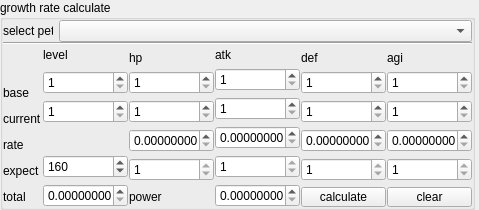
<?xml version="1.0" encoding="UTF-8"?>
<ui version="4.0">
 <class>PetInfoFormClass</class>
 <widget class="QWidget" name="PetInfoFormClass">
  <property name="geometry">
   <rect>
    <x>0</x>
    <y>0</y>
    <width>479</width>
    <height>199</height>
   </rect>
  </property>
  <property name="windowTitle">
   <string>PetInfoForm</string>
  </property>
  <layout class="QGridLayout" name="gridLayout">
   <property name="leftMargin">
    <number>0</number>
   </property>
   <property name="topMargin">
    <number>0</number>
   </property>
   <property name="rightMargin">
    <number>0</number>
   </property>
   <property name="bottomMargin">
    <number>0</number>
   </property>
   <property name="spacing">
    <number>0</number>
   </property>
   <item row="0" column="0">
    <widget class="QGroupBox" name="groupBox">
     <property name="title">
      <string>growth rate calculate</string>
     </property>
     <layout class="QVBoxLayout" name="verticalLayout_7">
      <property name="spacing">
       <number>0</number>
      </property>
      <property name="leftMargin">
       <number>0</number>
      </property>
      <property name="topMargin">
       <number>0</number>
      </property>
      <property name="rightMargin">
       <number>0</number>
      </property>
      <property name="bottomMargin">
       <number>0</number>
      </property>
      <item>
       <layout class="QHBoxLayout" name="horizontalLayout_7">
        <item>
         <widget class="QLabel" name="label">
          <property name="maximumSize">
           <size>
            <width>50</width>
            <height>16777215</height>
           </size>
          </property>
          <property name="text">
           <string>select pet</string>
          </property>
         </widget>
        </item>
        <item>
         <widget class="ComboBox" name="comboBox"/>
        </item>
       </layout>
      </item>
      <item>
       <widget class="Line" name="line">
        <property name="orientation">
         <enum>Qt::Horizontal</enum>
        </property>
       </widget>
      </item>
      <item>
       <layout class="QHBoxLayout" name="horizontalLayout">
        <property name="spacing">
         <number>1</number>
        </property>
        <item>
         <layout class="QVBoxLayout" name="verticalLayout_6">
          <item>
           <spacer name="verticalSpacer_2">
            <property name="orientation">
             <enum>Qt::Vertical</enum>
            </property>
            <property name="sizeHint" stdset="0">
             <size>
              <width>20</width>
              <height>40</height>
             </size>
            </property>
           </spacer>
          </item>
          <item>
           <widget class="QLabel" name="label_7">
            <property name="minimumSize">
             <size>
              <width>0</width>
              <height>20</height>
             </size>
            </property>
            <property name="text">
             <string>base</string>
            </property>
           </widget>
          </item>
          <item>
           <widget class="QLabel" name="label_8">
            <property name="minimumSize">
             <size>
              <width>0</width>
              <height>20</height>
             </size>
            </property>
            <property name="text">
             <string>current</string>
            </property>
           </widget>
          </item>
          <item>
           <widget class="QLabel" name="label_9">
            <property name="minimumSize">
             <size>
              <width>0</width>
              <height>20</height>
             </size>
            </property>
            <property name="text">
             <string>rate</string>
            </property>
           </widget>
          </item>
          <item>
           <widget class="QLabel" name="label_10">
            <property name="minimumSize">
             <size>
              <width>0</width>
              <height>20</height>
             </size>
            </property>
            <property name="text">
             <string>expect</string>
            </property>
           </widget>
          </item>
          <item>
           <widget class="QLabel" name="label_11">
            <property name="minimumSize">
             <size>
              <width>0</width>
              <height>20</height>
             </size>
            </property>
            <property name="text">
             <string>total</string>
            </property>
           </widget>
          </item>
         </layout>
        </item>
        <item>
         <layout class="QVBoxLayout" name="verticalLayout_5">
          <item>
           <spacer name="verticalSpacer_3">
            <property name="orientation">
             <enum>Qt::Vertical</enum>
            </property>
            <property name="sizeHint" stdset="0">
             <size>
              <width>20</width>
              <height>40</height>
             </size>
            </property>
           </spacer>
          </item>
          <item>
           <widget class="QLabel" name="label_2">
            <property name="minimumSize">
             <size>
              <width>45</width>
              <height>20</height>
             </size>
            </property>
            <property name="text">
             <string>level</string>
            </property>
           </widget>
          </item>
          <item>
           <widget class="QSpinBox" name="spinBox_base_level">
            <property name="minimumSize">
             <size>
              <width>85</width>
              <height>0</height>
             </size>
            </property>
            <property name="maximumSize">
             <size>
              <width>85</width>
              <height>16777215</height>
             </size>
            </property>
            <property name="minimum">
             <number>1</number>
            </property>
            <property name="maximum">
             <number>255</number>
            </property>
           </widget>
          </item>
          <item>
           <widget class="QSpinBox" name="spinBox_current_level">
            <property name="minimumSize">
             <size>
              <width>85</width>
              <height>0</height>
             </size>
            </property>
            <property name="maximumSize">
             <size>
              <width>85</width>
              <height>16777215</height>
             </size>
            </property>
            <property name="minimum">
             <number>1</number>
            </property>
            <property name="maximum">
             <number>255</number>
            </property>
           </widget>
          </item>
          <item>
           <widget class="QLabel" name="label_12">
            <property name="minimumSize">
             <size>
              <width>85</width>
              <height>20</height>
             </size>
            </property>
            <property name="maximumSize">
             <size>
              <width>85</width>
              <height>16777215</height>
             </size>
            </property>
            <property name="text">
             <string/>
            </property>
           </widget>
          </item>
          <item>
           <widget class="QSpinBox" name="spinBox_expect_level">
            <property name="minimumSize">
             <size>
              <width>85</width>
              <height>0</height>
             </size>
            </property>
            <property name="maximumSize">
             <size>
              <width>85</width>
              <height>16777215</height>
             </size>
            </property>
            <property name="readOnly">
             <bool>false</bool>
            </property>
            <property name="minimum">
             <number>1</number>
            </property>
            <property name="maximum">
             <number>255</number>
            </property>
            <property name="value">
             <number>160</number>
            </property>
           </widget>
          </item>
          <item>
           <widget class="QDoubleSpinBox" name="doubleSpinBox">
            <property name="minimumSize">
             <size>
              <width>85</width>
              <height>0</height>
             </size>
            </property>
            <property name="maximumSize">
             <size>
              <width>85</width>
              <height>16777215</height>
             </size>
            </property>
            <property name="decimals">
             <number>8</number>
            </property>
           </widget>
          </item>
         </layout>
        </item>
        <item>
         <layout class="QVBoxLayout" name="verticalLayout_4">
          <item>
           <spacer name="verticalSpacer_4">
            <property name="orientation">
             <enum>Qt::Vertical</enum>
            </property>
            <property name="sizeHint" stdset="0">
             <size>
              <width>20</width>
              <height>40</height>
             </size>
            </property>
           </spacer>
          </item>
          <item>
           <widget class="QLabel" name="label_3">
            <property name="minimumSize">
             <size>
              <width>45</width>
              <height>0</height>
             </size>
            </property>
            <property name="text">
             <string>hp</string>
            </property>
           </widget>
          </item>
          <item>
           <widget class="QSpinBox" name="spinBox_base_hp">
            <property name="minimumSize">
             <size>
              <width>85</width>
              <height>0</height>
             </size>
            </property>
            <property name="maximumSize">
             <size>
              <width>85</width>
              <height>16777215</height>
             </size>
            </property>
            <property name="minimum">
             <number>1</number>
            </property>
            <property name="maximum">
             <number>9999</number>
            </property>
           </widget>
          </item>
          <item>
           <widget class="QSpinBox" name="spinBox_current_hp">
            <property name="minimumSize">
             <size>
              <width>85</width>
              <height>0</height>
             </size>
            </property>
            <property name="maximumSize">
             <size>
              <width>85</width>
              <height>16777215</height>
             </size>
            </property>
            <property name="minimum">
             <number>1</number>
            </property>
            <property name="maximum">
             <number>9999</number>
            </property>
           </widget>
          </item>
          <item>
           <widget class="QDoubleSpinBox" name="doubleSpinBox_hp">
            <property name="minimumSize">
             <size>
              <width>85</width>
              <height>0</height>
             </size>
            </property>
            <property name="maximumSize">
             <size>
              <width>85</width>
              <height>16777215</height>
             </size>
            </property>
            <property name="decimals">
             <number>8</number>
            </property>
           </widget>
          </item>
          <item>
           <widget class="QSpinBox" name="spinBox_expect_hp">
            <property name="minimumSize">
             <size>
              <width>85</width>
              <height>0</height>
             </size>
            </property>
            <property name="maximumSize">
             <size>
              <width>85</width>
              <height>16777215</height>
             </size>
            </property>
            <property name="readOnly">
             <bool>true</bool>
            </property>
            <property name="minimum">
             <number>1</number>
            </property>
            <property name="maximum">
             <number>9999</number>
            </property>
           </widget>
          </item>
          <item>
           <widget class="QLabel" name="label_13">
            <property name="minimumSize">
             <size>
              <width>85</width>
              <height>20</height>
             </size>
            </property>
            <property name="maximumSize">
             <size>
              <width>85</width>
              <height>16777215</height>
             </size>
            </property>
            <property name="text">
             <string>power</string>
            </property>
           </widget>
          </item>
         </layout>
        </item>
        <item>
         <layout class="QVBoxLayout" name="verticalLayout_3">
          <item>
           <spacer name="verticalSpacer_5">
            <property name="orientation">
             <enum>Qt::Vertical</enum>
            </property>
            <property name="sizeHint" stdset="0">
             <size>
              <width>20</width>
              <height>40</height>
             </size>
            </property>
           </spacer>
          </item>
          <item>
           <widget class="QLabel" name="label_4">
            <property name="minimumSize">
             <size>
              <width>45</width>
              <height>0</height>
             </size>
            </property>
            <property name="text">
             <string>atk</string>
            </property>
           </widget>
          </item>
          <item>
           <widget class="QSpinBox" name="spinBox_base_atk">
            <property name="minimumSize">
             <size>
              <width>85</width>
              <height>0</height>
             </size>
            </property>
            <property name="maximumSize">
             <size>
              <width>85</width>
              <height>16777215</height>
             </size>
            </property>
            <property name="minimum">
             <number>1</number>
            </property>
            <property name="maximum">
             <number>9999</number>
            </property>
           </widget>
          </item>
          <item>
           <widget class="QSpinBox" name="spinBox_current_atk">
            <property name="minimumSize">
             <size>
              <width>85</width>
              <height>0</height>
             </size>
            </property>
            <property name="maximumSize">
             <size>
              <width>85</width>
              <height>16777215</height>
             </size>
            </property>
            <property name="minimum">
             <number>1</number>
            </property>
            <property name="maximum">
             <number>9999</number>
            </property>
           </widget>
          </item>
          <item>
           <widget class="QDoubleSpinBox" name="doubleSpinBox_atk">
            <property name="minimumSize">
             <size>
              <width>85</width>
              <height>0</height>
             </size>
            </property>
            <property name="maximumSize">
             <size>
              <width>85</width>
              <height>16777215</height>
             </size>
            </property>
            <property name="decimals">
             <number>8</number>
            </property>
           </widget>
          </item>
          <item>
           <widget class="QSpinBox" name="spinBox_expect_atk">
            <property name="minimumSize">
             <size>
              <width>85</width>
              <height>0</height>
             </size>
            </property>
            <property name="maximumSize">
             <size>
              <width>85</width>
              <height>16777215</height>
             </size>
            </property>
            <property name="readOnly">
             <bool>true</bool>
            </property>
            <property name="minimum">
             <number>1</number>
            </property>
            <property name="maximum">
             <number>9999</number>
            </property>
           </widget>
          </item>
          <item>
           <widget class="QDoubleSpinBox" name="doubleSpinBox_power">
            <property name="minimumSize">
             <size>
              <width>85</width>
              <height>0</height>
             </size>
            </property>
            <property name="maximumSize">
             <size>
              <width>85</width>
              <height>16777215</height>
             </size>
            </property>
            <property name="decimals">
             <number>8</number>
            </property>
            <property name="maximum">
             <double>100000.990000000005239</double>
            </property>
           </widget>
          </item>
         </layout>
        </item>
        <item>
         <layout class="QVBoxLayout" name="verticalLayout_2">
          <item>
           <spacer name="verticalSpacer_6">
            <property name="orientation">
             <enum>Qt::Vertical</enum>
            </property>
            <property name="sizeHint" stdset="0">
             <size>
              <width>20</width>
              <height>40</height>
             </size>
            </property>
           </spacer>
          </item>
          <item>
           <widget class="QLabel" name="label_5">
            <property name="minimumSize">
             <size>
              <width>45</width>
              <height>0</height>
             </size>
            </property>
            <property name="text">
             <string>def</string>
            </property>
           </widget>
          </item>
          <item>
           <widget class="QSpinBox" name="spinBox_base_def">
            <property name="minimumSize">
             <size>
              <width>85</width>
              <height>0</height>
             </size>
            </property>
            <property name="maximumSize">
             <size>
              <width>85</width>
              <height>16777215</height>
             </size>
            </property>
            <property name="minimum">
             <number>1</number>
            </property>
            <property name="maximum">
             <number>9999</number>
            </property>
           </widget>
          </item>
          <item>
           <widget class="QSpinBox" name="spinBox_current_def">
            <property name="minimumSize">
             <size>
              <width>85</width>
              <height>0</height>
             </size>
            </property>
            <property name="maximumSize">
             <size>
              <width>85</width>
              <height>16777215</height>
             </size>
            </property>
            <property name="minimum">
             <number>1</number>
            </property>
            <property name="maximum">
             <number>9999</number>
            </property>
           </widget>
          </item>
          <item>
           <widget class="QDoubleSpinBox" name="doubleSpinBox_def">
            <property name="minimumSize">
             <size>
              <width>85</width>
              <height>0</height>
             </size>
            </property>
            <property name="maximumSize">
             <size>
              <width>85</width>
              <height>16777215</height>
             </size>
            </property>
            <property name="decimals">
             <number>8</number>
            </property>
           </widget>
          </item>
          <item>
           <widget class="QSpinBox" name="spinBox_expect_def">
            <property name="minimumSize">
             <size>
              <width>85</width>
              <height>0</height>
             </size>
            </property>
            <property name="maximumSize">
             <size>
              <width>85</width>
              <height>16777215</height>
             </size>
            </property>
            <property name="readOnly">
             <bool>true</bool>
            </property>
            <property name="minimum">
             <number>1</number>
            </property>
            <property name="maximum">
             <number>9999</number>
            </property>
           </widget>
          </item>
          <item>
           <widget class="PushButton" name="pushButton_calc">
            <property name="minimumSize">
             <size>
              <width>85</width>
              <height>0</height>
             </size>
            </property>
            <property name="maximumSize">
             <size>
              <width>85</width>
              <height>20</height>
             </size>
            </property>
            <property name="text">
             <string>calculate</string>
            </property>
           </widget>
          </item>
         </layout>
        </item>
        <item>
         <layout class="QVBoxLayout" name="verticalLayout">
          <item>
           <spacer name="verticalSpacer_7">
            <property name="orientation">
             <enum>Qt::Vertical</enum>
            </property>
            <property name="sizeHint" stdset="0">
             <size>
              <width>20</width>
              <height>40</height>
             </size>
            </property>
           </spacer>
          </item>
          <item>
           <widget class="QLabel" name="label_6">
            <property name="minimumSize">
             <size>
              <width>45</width>
              <height>0</height>
             </size>
            </property>
            <property name="text">
             <string>agi</string>
            </property>
           </widget>
          </item>
          <item>
           <widget class="QSpinBox" name="spinBox_base_agi">
            <property name="minimumSize">
             <size>
              <width>85</width>
              <height>0</height>
             </size>
            </property>
            <property name="maximumSize">
             <size>
              <width>85</width>
              <height>16777215</height>
             </size>
            </property>
            <property name="minimum">
             <number>1</number>
            </property>
            <property name="maximum">
             <number>9999</number>
            </property>
           </widget>
          </item>
          <item>
           <widget class="QSpinBox" name="spinBox_current_agi">
            <property name="minimumSize">
             <size>
              <width>85</width>
              <height>0</height>
             </size>
            </property>
            <property name="maximumSize">
             <size>
              <width>85</width>
              <height>16777215</height>
             </size>
            </property>
            <property name="minimum">
             <number>1</number>
            </property>
            <property name="maximum">
             <number>9999</number>
            </property>
           </widget>
          </item>
          <item>
           <widget class="QDoubleSpinBox" name="doubleSpinBox_agi">
            <property name="minimumSize">
             <size>
              <width>85</width>
              <height>0</height>
             </size>
            </property>
            <property name="maximumSize">
             <size>
              <width>85</width>
              <height>16777215</height>
             </size>
            </property>
            <property name="decimals">
             <number>8</number>
            </property>
           </widget>
          </item>
          <item>
           <widget class="QSpinBox" name="spinBox_expect_agi">
            <property name="minimumSize">
             <size>
              <width>85</width>
              <height>0</height>
             </size>
            </property>
            <property name="maximumSize">
             <size>
              <width>85</width>
              <height>16777215</height>
             </size>
            </property>
            <property name="readOnly">
             <bool>true</bool>
            </property>
            <property name="minimum">
             <number>1</number>
            </property>
            <property name="maximum">
             <number>9999</number>
            </property>
           </widget>
          </item>
          <item>
           <widget class="PushButton" name="pushButton_clear">
            <property name="minimumSize">
             <size>
              <width>85</width>
              <height>0</height>
             </size>
            </property>
            <property name="maximumSize">
             <size>
              <width>85</width>
              <height>20</height>
             </size>
            </property>
            <property name="text">
             <string>clear</string>
            </property>
           </widget>
          </item>
         </layout>
        </item>
       </layout>
      </item>
     </layout>
    </widget>
   </item>
   <item row="0" column="1">
    <spacer name="horizontalSpacer">
     <property name="orientation">
      <enum>Qt::Horizontal</enum>
     </property>
     <property name="sizeHint" stdset="0">
      <size>
       <width>226</width>
       <height>20</height>
      </size>
     </property>
    </spacer>
   </item>
   <item row="1" column="0">
    <spacer name="verticalSpacer">
     <property name="orientation">
      <enum>Qt::Vertical</enum>
     </property>
     <property name="sizeHint" stdset="0">
      <size>
       <width>20</width>
       <height>40</height>
      </size>
     </property>
    </spacer>
   </item>
  </layout>
 </widget>
 <layoutdefault spacing="6" margin="11"/>
 <customwidgets>
  <customwidget>
   <class>ComboBox</class>
   <extends>QComboBox</extends>
   <header location="global">combobox.h</header>
  </customwidget>
  <customwidget>
   <class>PushButton</class>
   <extends>QPushButton</extends>
   <header location="global">pushbutton.h</header>
  </customwidget>
 </customwidgets>
 <resources/>
 <connections/>
</ui>
